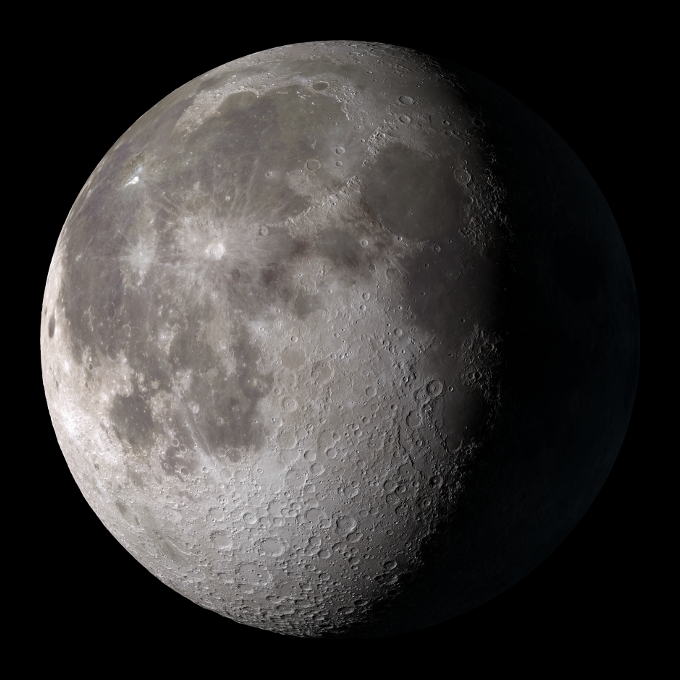
//> input picture experiments/week3/images/moon.png, 680 x 680 px
$ ./sharpening   (built with g++ and OpenCV 4)
//> lines starting //> are read from the running program, lines starting //| are printed output that depends on the picture
//> further down, image is the input picture: 680 rows x 680 cols, CV_8UC3; mean B, G, R 53.1, 54.1, 56.5
#include <iostream>
#include <opencv2/opencv.hpp>
#include <math.h>
#include <stdlib.h>

#define PI 3.14159
#define R_WEIGHT 0.2989
#define G_WEIGHT 0.5870
#define B_WEIGHT 0.1140

using namespace cv;

Mat convert_to_grayscale(const Mat& input_image)
{

    Mat rgb_image = input_image.clone();
    Mat grayscale_image = cv::Mat(rgb_image.rows, rgb_image.cols, CV_8UC1, cv::Scalar(0, 0, 0));

    for(int j = 0; j < grayscale_image.rows; j++)
        for(int i = 0; i < grayscale_image.cols; i++)
        {
            Vec3b rgb_value = rgb_image.at<Vec3b>(j, i);
	    grayscale_image.at<uchar>(j,i) = R_WEIGHT*rgb_value[0] + G_WEIGHT*rgb_value[1] + B_WEIGHT*rgb_value[2] ;
        }

    return grayscale_image;

}

Mat sharpen(const Mat& input_image, int kernel_size, float alpha)
{
//> called with kernel_size = 9, alpha = 0.5
  Mat low_pass_filtered_image, high_pass_filtered_image, sharpened_image;
  low_pass_filtered_image = input_image.clone();

  //Low pass filter the image using Gaussian
  blur( input_image, low_pass_filtered_image, Size( kernel_size, kernel_size ));
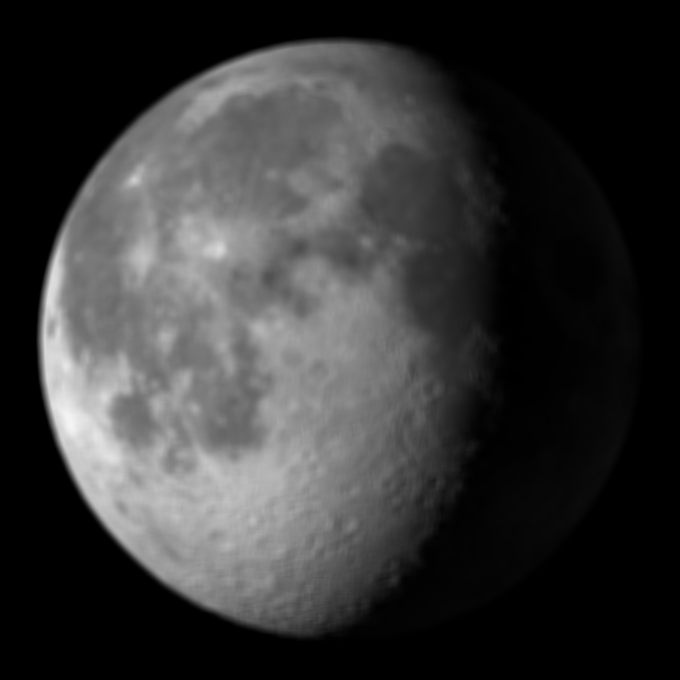
//> low_pass_filtered_image: 680 rows x 680 cols, CV_8UC1; min 0, max 245, mean 53.8

  high_pass_filtered_image = input_image.clone();
  sharpened_image = input_image.clone();

  for(int j = 0; j < input_image.rows; j++)
	for(int i = 0; i < input_image.cols; i++)
	{

	    //High pass filter the image by subtracting input_image from low pass filtered image and saturate the output
	    high_pass_filtered_image.at<uchar>(j,i) = saturate_cast<uchar>(input_image.at<uchar>(j,i) - low_pass_filtered_image.at<uchar>(j,i));

	    //Sharpen the image by doing weighted addition of the high pass filtered image to the input image and saturate the output
	    sharpened_image.at<uchar>(j,i) =  saturate_cast<uchar>(input_image.at<uchar>(j,i) + alpha*high_pass_filtered_image.at<uchar>(j,i));

	}
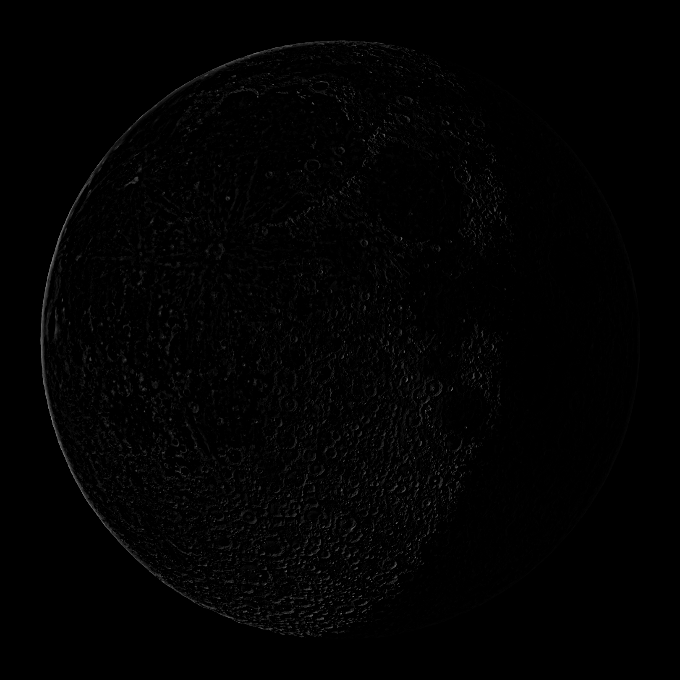
//> high_pass_filtered_image: 680 rows x 680 cols, CV_8UC1; min 0, max 126, mean 2.2

  namedWindow("HPF Image", WINDOW_AUTOSIZE);
  imwrite( "../results/sharpening/high_pass_filtered_image.jpg", high_pass_filtered_image);
  imshow("HPF Image", high_pass_filtered_image);

  namedWindow("LPF Image", WINDOW_AUTOSIZE);
  imwrite( "../results/sharpening/low_pass_filtered_image.jpg", low_pass_filtered_image);
  imshow("LPF Image", low_pass_filtered_image);

  return sharpened_image;

}

int main(int argc, char** argv )
{
    Mat image, grayscale_image, sharpened_image, sharpened_image2, sharpened_image3;

    image = imread( "../images/moon.png", 1 );

    if ( !image.data )
    {
        printf("No image data \n");
        return -1;
    }

    grayscale_image = convert_to_grayscale(image);
    sharpened_image = sharpen(grayscale_image,9,0.5);

    namedWindow("Original Image", WINDOW_AUTOSIZE);
    imwrite( "../results/sharpening/grayscale_image.jpg", grayscale_image );
    imshow("Original Image", grayscale_image);

    namedWindow("Sharpened Image", WINDOW_AUTOSIZE);
    imwrite( "../results/sharpening/sharpened_image.jpg", sharpened_image );
    imshow("Sharpened Image", sharpened_image);

    waitKey(0);

    return 0;
}

$ run again, with experiments/week3/images/balloons.png copied over experiments/week3/images/moon.png
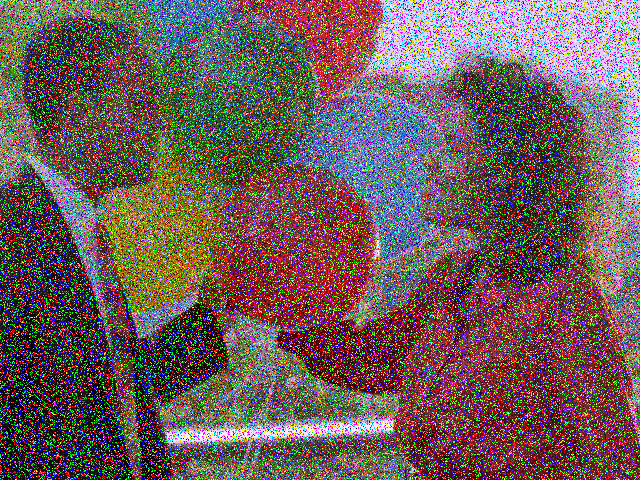
//> input picture experiments/week3/images/balloons.png, 640 x 480 px
//> image is the input picture: 480 rows x 640 cols, CV_8UC3; mean B, G, R 89.9, 92, 109.1
//> after the loop in sharpen, `for(int j = 0; j < input_image.rows; j++)`:
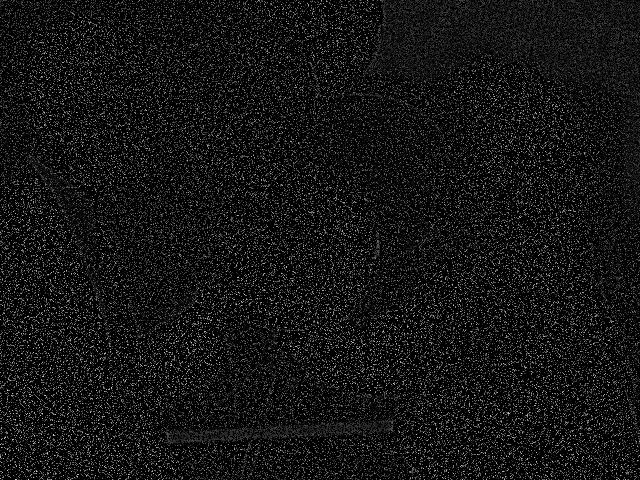
//> high_pass_filtered_image: 480 rows x 640 cols, CV_8UC1; min 0, max 222, mean 20.3
//> after the loop in sharpen, `for(int j = 0; j < input_image.rows; j++)`:
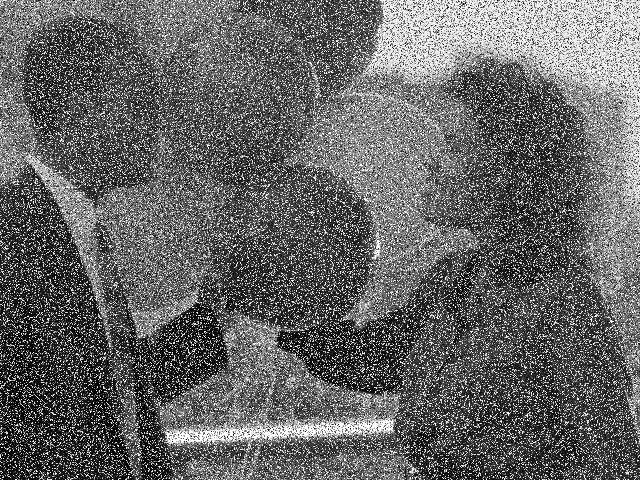
//> sharpened_image: 480 rows x 640 cols, CV_8UC1; min 0, max 255, mean 101.5
